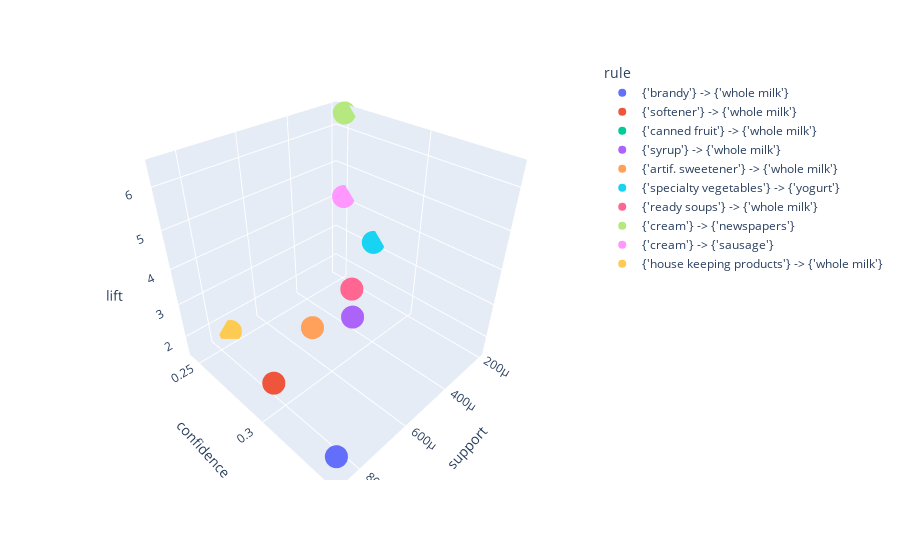

The cell this chart's notebook holds for it:
### Code cell
scatter_fig = px.scatter_3d(rules.sort_values(by=['confidence'], ascending=False)[:10], x='support', y='confidence', z='lift', color='rule')
scatter_fig.show()

### Figure 1 — Plotly figure (JSON) as saved in the notebook; plotly's stock layout.template omitted (floating-point values rounded to 4 significant figures)
{"data": [{"hovertemplate": "rule={'brandy'} -> {'whole milk'}<br>support=%{x}<br>confidence=%{y}<br>lift=%{z}<extra></extra>", "legendgroup": "{'brandy'} -> {'whole milk'}", "marker": {"color": "#636efa", "symbol": "circle"}, "mode": "markers", "name": "{'brandy'} -> {'whole milk'}", "scene": "scene", "showlegend": true, "type": "scatter3d", "x": [0.0008688], "y": [0.3421], "z": [2.166]}, {"hovertemplate": "rule={'softener'} -> {'whole milk'}<br>support=%{x}<br>confidence=%{y}<br>lift=%{z}<extra></extra>", "legendgroup": "{'softener'} -> {'whole milk'}", "marker": {"color": "#EF553B", "symbol": "circle"}, "mode": "markers", "name": "{'softener'} -> {'whole milk'}", "scene": "scene", "showlegend": true, "type": "scatter3d", "x": [0.000802], "y": [0.2927], "z": [1.853]}, {"hovertemplate": "rule={'canned fruit'} -> {'whole milk'}<br>support=%{x}<br>confidence=%{y}<br>lift=%{z}<extra></extra>", "legendgroup": "{'canned fruit'} -> {'whole milk'}", "marker": {"color": "#00cc96", "symbol": "circle"}, "mode": "markers", "name": "{'canned fruit'} -> {'whole milk'}", "scene": "scene", "showlegend": true, "type": "scatter3d", "x": [0.000401], "y": [0.2857], "z": [1.809]}, {"hovertemplate": "rule={'syrup'} -> {'whole milk'}<br>support=%{x}<br>confidence=%{y}<br>lift=%{z}<extra></extra>", "legendgroup": "{'syrup'} -> {'whole milk'}", "marker": {"color": "#ab63fa", "symbol": "circle"}, "mode": "markers", "name": "{'syrup'} -> {'whole milk'}", "scene": "scene", "showlegend": true, "type": "scatter3d", "x": [0.000401], "y": [0.2857], "z": [1.809]}, {"hovertemplate": "rule={'artif. sweetener'} -> {'whole milk'}<br>support=%{x}<br>confidence=%{y}<br>lift=%{z}<extra></extra>", "legendgroup": "{'artif. sweetener'} -> {'whole milk'}", "marker": {"color": "#FFA15A", "symbol": "circle"}, "mode": "markers", "name": "{'artif. sweetener'} -> {'whole milk'}", "scene": "scene", "showlegend": true, "type": "scatter3d", "x": [0.0005347], "y": [0.2759], "z": [1.747]}, {"hovertemplate": "rule={'specialty vegetables'} -> {'yogurt'}<br>support=%{x}<br>confidence=%{y}<br>lift=%{z}<extra></extra>", "legendgroup": "{'specialty vegetables'} -> {'yogurt'}", "marker": {"color": "#19d3f3", "symbol": "circle"}, "mode": "markers", "name": "{'specialty vegetables'} -> {'yogurt'}", "scene": "scene", "showlegend": true, "type": "scatter3d", "x": [0.0002005], "y": [0.2727], "z": [3.176]}, {"hovertemplate": "rule={'ready soups'} -> {'whole milk'}<br>support=%{x}<br>confidence=%{y}<br>lift=%{z}<extra></extra>", "legendgroup": "{'ready soups'} -> {'whole milk'}", "marker": {"color": "#FF6692", "symbol": "circle"}, "mode": "markers", "name": "{'ready soups'} -> {'whole milk'}", "scene": "scene", "showlegend": true, "type": "scatter3d", "x": [0.0002673], "y": [0.2667], "z": [1.689]}, {"hovertemplate": "rule={'cream'} -> {'newspapers'}<br>support=%{x}<br>confidence=%{y}<br>lift=%{z}<extra></extra>", "legendgroup": "{'cream'} -> {'newspapers'}", "marker": {"color": "#B6E880", "symbol": "circle"}, "mode": "markers", "name": "{'cream'} -> {'newspapers'}", "scene": "scene", "showlegend": true, "type": "scatter3d", "x": [0.0002005], "y": [0.25], "z": [6.427]}, {"hovertemplate": "rule={'cream'} -> {'sausage'}<br>support=%{x}<br>confidence=%{y}<br>lift=%{z}<extra></extra>", "legendgroup": "{'cream'} -> {'sausage'}", "marker": {"color": "#FF97FF", "symbol": "circle"}, "mode": "markers", "name": "{'cream'} -> {'sausage'}", "scene": "scene", "showlegend": true, "type": "scatter3d", "x": [0.0002005], "y": [0.25], "z": [4.143]}, {"hovertemplate": "rule={'house keeping products'} -> {'whole milk'}<br>support=%{x}<br>confidence=%{y}<br>lift=%{z}<extra></extra>", "legendgroup": "{'house keeping products'} -> {'whole milk'}", "marker": {"color": "#FECB52", "symbol": "circle"}, "mode": "markers", "name": "{'house keeping products'} -> {'whole milk'}", "scene": "scene", "showlegend": true, "type": "scatter3d", "x": [0.0007351], "y": [0.2444], "z": [1.548]}], "layout": {"legend": {"title": {"text": "rule"}, "tracegroupgap": 0}, "margin": {"t": 60}, "scene": {"domain": {"x": [0, 1], "y": [0, 1]}, "xaxis": {"title": {"text": "support"}}, "yaxis": {"title": {"text": "confidence"}}, "zaxis": {"title": {"text": "lift"}}}}}
